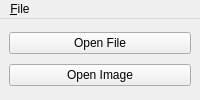
<?xml version="1.0" encoding="UTF-8"?>
<ui version="4.0">
 <class>MainWindow</class>
 <widget class="QMainWindow" name="MainWindow">
  <property name="geometry">
   <rect>
    <x>0</x>
    <y>0</y>
    <width>200</width>
    <height>100</height>
   </rect>
  </property>
  <property name="windowTitle">
   <string>MainWindow</string>
  </property>
  <widget class="QWidget" name="centralwidget">
   <layout class="QVBoxLayout" name="verticalLayout">
    <item>
     <widget class="QPushButton" name="ptn_file">
      <property name="text">
       <string>Open File</string>
      </property>
     </widget>
    </item>
    <item>
     <widget class="QPushButton" name="ptn_image">
      <property name="text">
       <string>Open Image</string>
      </property>
     </widget>
    </item>
   </layout>
  </widget>
  <widget class="QMenuBar" name="menubar">
   <property name="geometry">
    <rect>
     <x>0</x>
     <y>0</y>
     <width>200</width>
     <height>20</height>
    </rect>
   </property>
   <widget class="QMenu" name="menu_File">
    <property name="title">
     <string>&amp;File</string>
    </property>
    <addaction name="action_OpenImage"/>
    <addaction name="action_OpenFile"/>
    <addaction name="separator"/>
    <addaction name="action_Quit"/>
   </widget>
   <addaction name="menu_File"/>
  </widget>
  <action name="action_OpenImage">
   <property name="text">
    <string>Open Image</string>
   </property>
  </action>
  <action name="action_OpenFile">
   <property name="text">
    <string>&amp;Open File</string>
   </property>
   <property name="shortcut">
    <string>O</string>
   </property>
  </action>
  <action name="action_Quit">
   <property name="text">
    <string>&amp;Quit</string>
   </property>
   <property name="shortcut">
    <string>Q</string>
   </property>
  </action>
 </widget>
 <resources/>
 <connections/>
</ui>
